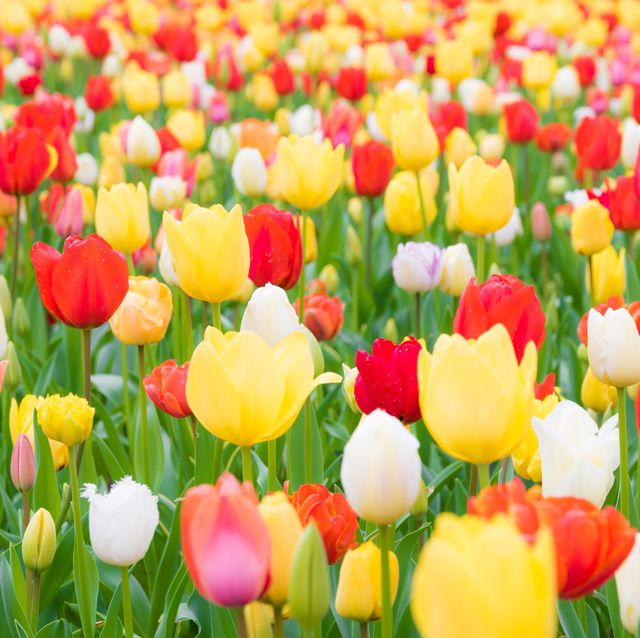
#> input picture imgs/tulips.jpg, 640 x 638 px, found by its file name
$ jupyter execute RGB_to_HSV.ipynb
#> lines starting #> are read from the running program, lines starting #| are printed output that depends on the picture; after the words box and inside, x2 and y2 are one past the last pixel; in counts of white or black regions, pixels touching at a corner belong together
# RGB to HSV Conversion
## Manual Conversion

[cell 1]
def f_rgb_to_hsv(r,g,b, scaleFactor):
    r, g, b, = r/255.0, g/255.0, b/255.0
    cmax = max(r,g,b)       # Maximum of r,g,b
    cmin = min(r,g,b)       # Minimum of r,g,b
    diff = cmax-cmin
    if cmax == cmin:
        h = 0
    elif cmax == r:
        h = (60 * ((g-b) / diff) + 0) % 360
    elif cmax == g:
        h = (60 * ((b-r) / diff) + 120) % 360
    elif cmax == b:
        h = (60 * ((r-g) / diff) + 240) % 360

    if h < 0:
        h = h + 360
    if cmax == 0:
        s = 0
    else:
        s = (diff / cmax) * scaleFactor
    v = cmax * scaleFactor
    return h, s, v

[cell 2]
print(f_rgb_to_hsv(100,200,50,100))

## Using OpenCV to Convert RGB to HSV

[cell 3]
import cv2
import numpy as np
import matplotlib.pyplot as plt

[cell 4]
im = cv2.imread('/Users/angelito/Documents/python_projects/Learn/Learning_OpenCV/imgs/tulips.jpg')
#> im is the input picture: shape (638, 640, 3); mean B, G, R 87.5, 161.1, 197.5

[cell 5]
HsvIm = cv2.cvtColor(im,cv2.COLOR_BGR2HSV)
#> HsvIm: shape (638, 640, 3); mean H, S, V 40.4, 155.5, 210.1

[cell 6]
type(HsvIm)

[cell 7]
HsvIm.shape
#> Out = (638, 640, 3)

### Converting HSV to RGB and BGR using OpenCV

[cell 8]
im1 = cv2.cvtColor(HsvIm, cv2.COLOR_HSV2RGB)
im2 = cv2.cvtColor(HsvIm, cv2.COLOR_HSV2BGR)

[cell 9]
img = cv2.imread('/Users/angelito/Documents/python_projects/Learn/Learning_OpenCV/imgs/tulips.jpg')

[cell 10]
plt.imshow(img[:,:,::-1])

## Image Segmentation
### We want to detect all red tulips

[cell 11]
hsv = cv2.cvtColor(img, cv2.COLOR_BGR2HSV)

[cell 12]
lr = np.array([0,120,70])
ur = np.array([8, 255, 255])
mask1 = cv2.inRange(hsv, lr, ur)
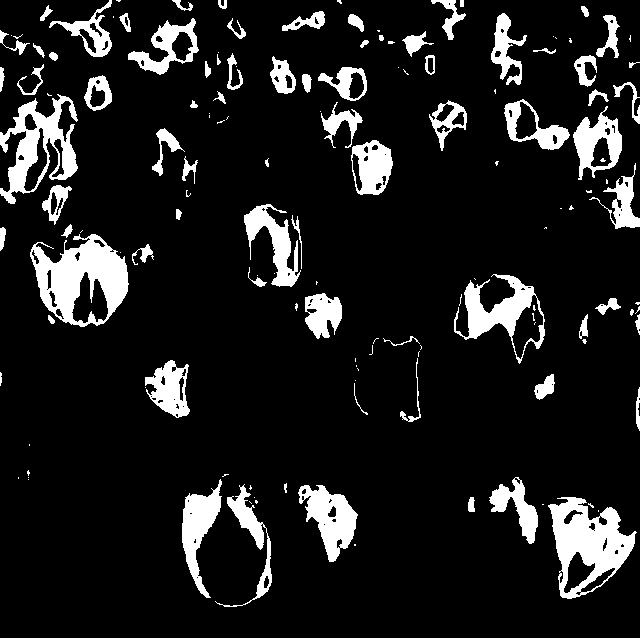
#> mask1: shape (638, 640); 11.4% white; 144 white regions (67 under 20 px), largest, box (x1, y1, x2, y2) and area: (30, 234, 129, 327) 4930, (548, 497, 637, 599) 4518, (0, 94, 78, 204) 3467

[cell 13]
type(mask1)

[cell 14]
mask1.dtype

[cell 15]
mask1.shape
#> Out = (638, 640)

[cell 16]
mask1.max()
#> Out = 255

[cell 17]
mask1.min()
#> Out = 0

[cell 18]
lr = np.array([170,120,70])
ur = np.array([180, 255, 255])
mask2 = cv2.inRange(hsv,lr, ur)
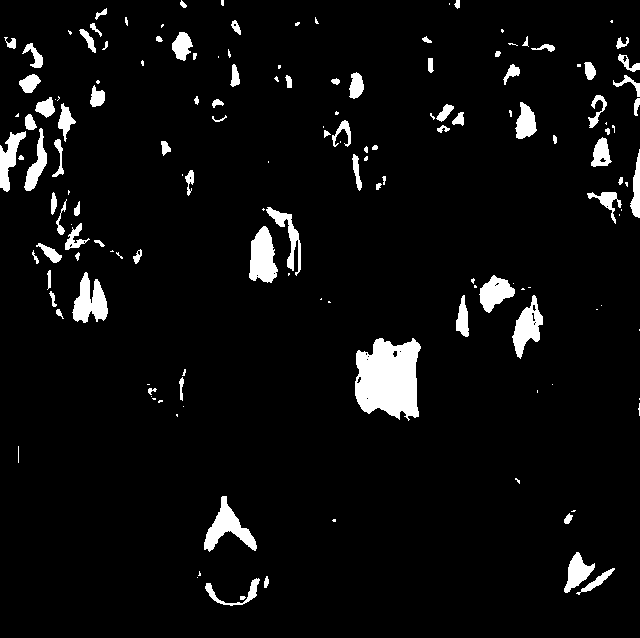
#> mask2: shape (638, 640); 5.3% white; 153 white regions (65 under 20 px), largest, box (x1, y1, x2, y2) and area: (355, 338, 421, 421) 4125, (249, 226, 278, 283) 1145, (204, 496, 257, 552) 1125

[cell 19]
np.unique(mask2)
#> Out = [0, 255]

[cell 20]
np.unique(mask1)
#> Out = [0, 255]

[cell 21]
mask = mask1 | mask2
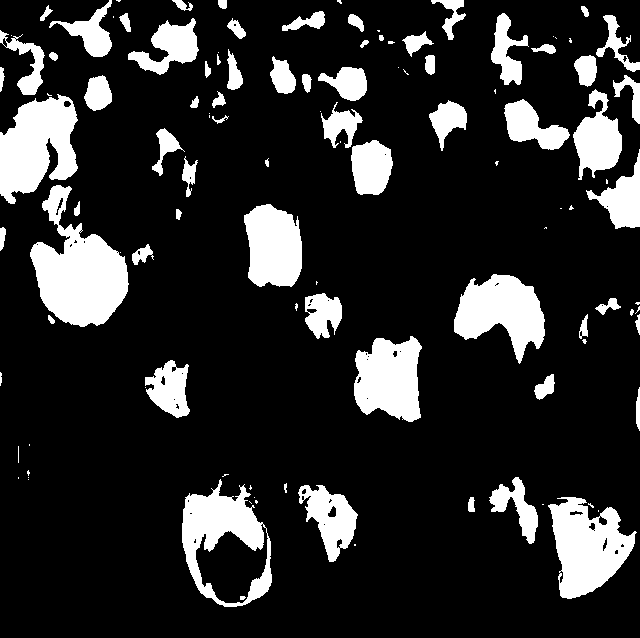
#> mask: shape (638, 640); 16.7% white; 113 white regions (45 under 20 px), largest, box (x1, y1, x2, y2) and area: (30, 185, 129, 327) 7495, (0, 94, 78, 204) 5650, (548, 497, 637, 599) 5423

[cell 22]
np.unique(mask)
#> Out = [0, 255]

[cell 23]
res = cv2.bitwise_and(img, img, mask=mask)
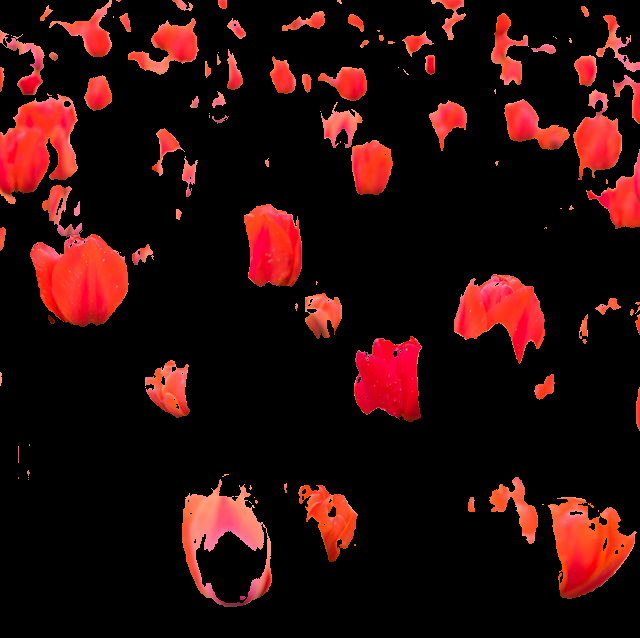
#> res: shape (638, 640, 3); mean B, G, R 10.3, 11.5, 40.6

[cell 24]
plt.figure(1)

plt.subplot(121)
plt.imshow(img[:,:,::-1])
plt.subplot(122)
plt.imshow(res[:,:,::-1])
plt.show()
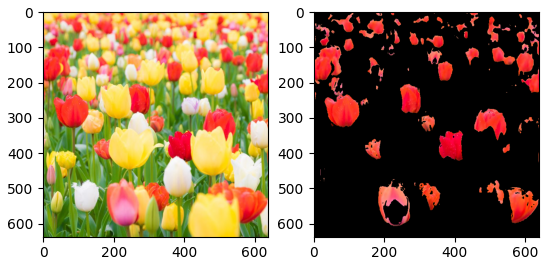
#> figure drawn by matplotlib, 2 panels

$ run again, with imgs/eagle_modified.jpg copied over imgs/tulips.jpg
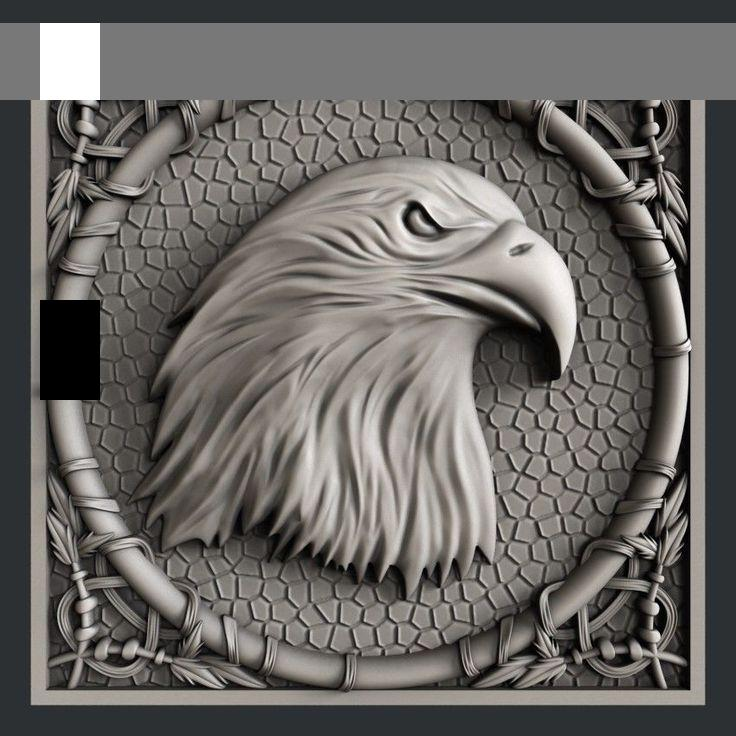
#> input picture imgs/eagle_modified.jpg, 736 x 736 px, found by its file name
#> im is the input picture: shape (736, 736, 3); mean B, G, R 99.2, 102.1, 105.1
#> HsvIm: shape (736, 736, 3); mean H, S, V 29.8, 25.8, 106.2
#> mask1: shape (736, 736); every value is 0
#> `mask1.max()`: Out = 0
#> `np.unique(mask2)`: Out = [0]
#> res: shape (736, 736, 3); every value is 0
#> `plt.show()`:
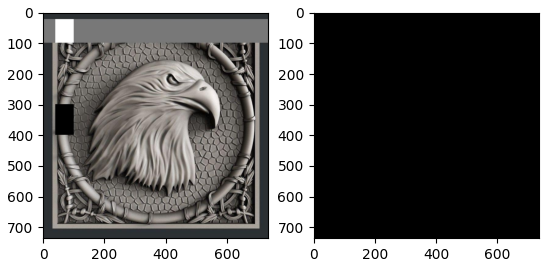
#> figure drawn by matplotlib, 2 panels
